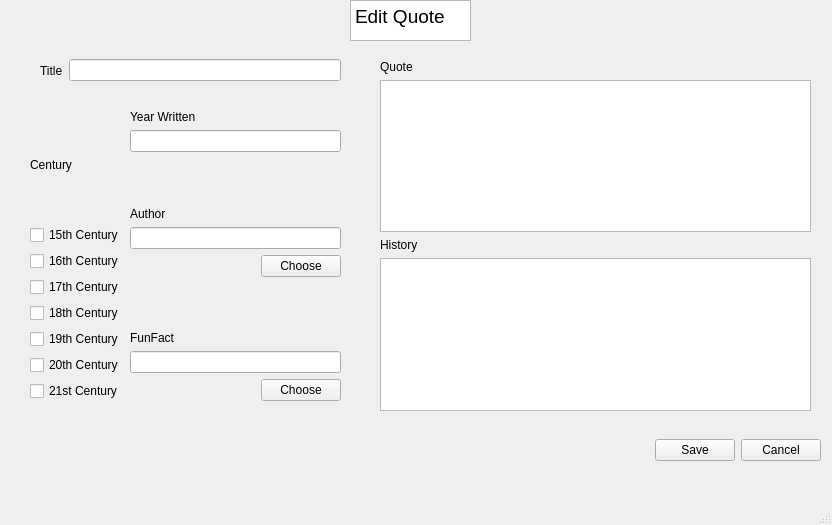
<?xml version="1.0" encoding="UTF-8"?>
<ui version="4.0">
 <class>MainWindow</class>
 <widget class="QMainWindow" name="MainWindow">
  <property name="geometry">
   <rect>
    <x>0</x>
    <y>0</y>
    <width>832</width>
    <height>525</height>
   </rect>
  </property>
  <property name="windowTitle">
   <string>MainWindow</string>
  </property>
  <widget class="QWidget" name="centralwidget">
   <widget class="QStackedWidget" name="stackedWidget">
    <property name="geometry">
     <rect>
      <x>10</x>
      <y>0</y>
      <width>811</width>
      <height>491</height>
     </rect>
    </property>
    <property name="currentIndex">
     <number>1</number>
    </property>
    <widget class="QWidget" name="page">
     <widget class="QLabel" name="label">
      <property name="geometry">
       <rect>
        <x>370</x>
        <y>70</y>
        <width>71</width>
        <height>20</height>
       </rect>
      </property>
      <property name="font">
       <font>
        <pointsize>13</pointsize>
       </font>
      </property>
      <property name="text">
       <string>Results</string>
      </property>
     </widget>
     <widget class="QWidget" name="horizontalLayoutWidget_3">
      <property name="geometry">
       <rect>
        <x>40</x>
        <y>10</y>
        <width>721</width>
        <height>41</height>
       </rect>
      </property>
      <layout class="QHBoxLayout" name="horizontalLayout_5">
       <item>
        <widget class="QLineEdit" name="lineEdit">
         <property name="text">
          <string>Click to start typing</string>
         </property>
        </widget>
       </item>
       <item>
        <widget class="QPushButton" name="pushButton_4">
         <property name="text">
          <string>Search</string>
         </property>
        </widget>
       </item>
       <item>
        <widget class="QPushButton" name="pushButton">
         <property name="text">
          <string>Add</string>
         </property>
        </widget>
       </item>
      </layout>
     </widget>
     <widget class="QTableView" name="tableView">
      <property name="geometry">
       <rect>
        <x>20</x>
        <y>100</y>
        <width>771</width>
        <height>361</height>
       </rect>
      </property>
     </widget>
     <widget class="QScrollBar" name="verticalScrollBar">
      <property name="geometry">
       <rect>
        <x>770</x>
        <y>110</y>
        <width>20</width>
        <height>341</height>
       </rect>
      </property>
      <property name="orientation">
       <enum>Qt::Vertical</enum>
      </property>
     </widget>
    </widget>
    <widget class="QWidget" name="page_2">
     <widget class="QTextBrowser" name="textBrowser">
      <property name="geometry">
       <rect>
        <x>340</x>
        <y>0</y>
        <width>121</width>
        <height>41</height>
       </rect>
      </property>
      <property name="html">
       <string>&lt;!DOCTYPE HTML PUBLIC &quot;-//W3C//DTD HTML 4.0//EN&quot; &quot;http://www.w3.org/TR/REC-html40/strict.dtd&quot;&gt;
&lt;html&gt;&lt;head&gt;&lt;meta name=&quot;qrichtext&quot; content=&quot;1&quot; /&gt;&lt;meta charset=&quot;utf-8&quot; /&gt;&lt;style type=&quot;text/css&quot;&gt;
p, li { white-space: pre-wrap; }
&lt;/style&gt;&lt;/head&gt;&lt;body style=&quot; font-family:'Segoe UI'; font-size:9pt; font-weight:400; font-style:normal;&quot;&gt;
&lt;p style=&quot; margin-top:0px; margin-bottom:0px; margin-left:0px; margin-right:0px; -qt-block-indent:0; text-indent:0px;&quot;&gt;&lt;span style=&quot; font-size:14pt;&quot;&gt;Edit Quote&lt;/span&gt;&lt;/p&gt;&lt;/body&gt;&lt;/html&gt;</string>
      </property>
     </widget>
     <widget class="QWidget" name="horizontalLayoutWidget">
      <property name="geometry">
       <rect>
        <x>30</x>
        <y>50</y>
        <width>301</width>
        <height>41</height>
       </rect>
      </property>
      <layout class="QHBoxLayout" name="horizontalLayout">
       <item>
        <widget class="QLabel" name="label_2">
         <property name="text">
          <string>Title</string>
         </property>
        </widget>
       </item>
       <item>
        <widget class="QLineEdit" name="fQuoteName"/>
       </item>
      </layout>
     </widget>
     <widget class="QWidget" name="horizontalLayoutWidget_4">
      <property name="geometry">
       <rect>
        <x>10</x>
        <y>430</y>
        <width>801</width>
        <height>41</height>
       </rect>
      </property>
      <layout class="QHBoxLayout" name="horizontalLayout_4">
       <item>
        <spacer name="horizontalSpacer">
         <property name="orientation">
          <enum>Qt::Horizontal</enum>
         </property>
         <property name="sizeHint" stdset="0">
          <size>
           <width>40</width>
           <height>20</height>
          </size>
         </property>
        </spacer>
       </item>
       <item>
        <widget class="QPushButton" name="SaveQuote">
         <property name="text">
          <string>Save</string>
         </property>
        </widget>
       </item>
       <item>
        <widget class="QPushButton" name="CancelQuote">
         <property name="text">
          <string>Cancel</string>
         </property>
        </widget>
       </item>
      </layout>
     </widget>
     <widget class="QLineEdit" name="fQuoteId">
      <property name="geometry">
       <rect>
        <x>0</x>
        <y>0</y>
        <width>637</width>
        <height>0</height>
       </rect>
      </property>
      <property name="maximumSize">
       <size>
        <width>16777215</width>
        <height>0</height>
       </size>
      </property>
      <property name="mouseTracking">
       <bool>false</bool>
      </property>
      <property name="acceptDrops">
       <bool>false</bool>
      </property>
      <property name="text">
       <string notr="true"/>
      </property>
      <property name="frame">
       <bool>false</bool>
      </property>
     </widget>
     <widget class="QWidget" name="verticalLayoutWidget">
      <property name="geometry">
       <rect>
        <x>370</x>
        <y>60</y>
        <width>431</width>
        <height>351</height>
       </rect>
      </property>
      <layout class="QVBoxLayout" name="verticalLayout">
       <item>
        <widget class="QLabel" name="label_8">
         <property name="text">
          <string>Quote</string>
         </property>
        </widget>
       </item>
       <item>
        <widget class="QTextEdit" name="fQuoteQuote"/>
       </item>
       <item>
        <widget class="QLabel" name="label_3">
         <property name="text">
          <string>History</string>
         </property>
        </widget>
       </item>
       <item>
        <widget class="QTextEdit" name="fQuoteHistory"/>
       </item>
      </layout>
     </widget>
     <widget class="QWidget" name="horizontalLayoutWidget_2">
      <property name="geometry">
       <rect>
        <x>20</x>
        <y>110</y>
        <width>311</width>
        <height>291</height>
       </rect>
      </property>
      <layout class="QHBoxLayout" name="horizontalLayout_7">
       <item>
        <layout class="QVBoxLayout" name="verticalLayout_3">
         <item>
          <widget class="QLabel" name="label_6">
           <property name="text">
            <string>Century</string>
           </property>
          </widget>
         </item>
         <item>
          <widget class="QCheckBox" name="checkBox_9">
           <property name="text">
            <string>15th Century</string>
           </property>
          </widget>
         </item>
         <item>
          <widget class="QCheckBox" name="checkBox_4">
           <property name="text">
            <string>16th Century</string>
           </property>
          </widget>
         </item>
         <item>
          <widget class="QCheckBox" name="checkBox_5">
           <property name="text">
            <string>17th Century</string>
           </property>
          </widget>
         </item>
         <item>
          <widget class="QCheckBox" name="checkBox_6">
           <property name="text">
            <string>18th Century</string>
           </property>
          </widget>
         </item>
         <item>
          <widget class="QCheckBox" name="checkBox_3">
           <property name="text">
            <string>19th Century</string>
           </property>
          </widget>
         </item>
         <item>
          <widget class="QCheckBox" name="checkBox_7">
           <property name="text">
            <string>20th Century</string>
           </property>
          </widget>
         </item>
         <item>
          <widget class="QCheckBox" name="checkBox_8">
           <property name="text">
            <string>21st Century</string>
           </property>
          </widget>
         </item>
        </layout>
       </item>
       <item>
        <layout class="QVBoxLayout" name="verticalLayout_4">
         <item>
          <widget class="QLabel" name="label_9">
           <property name="text">
            <string>Year Written</string>
           </property>
          </widget>
         </item>
         <item>
          <widget class="QLineEdit" name="fQuoteYear"/>
         </item>
         <item>
          <spacer name="verticalSpacer">
           <property name="orientation">
            <enum>Qt::Vertical</enum>
           </property>
           <property name="sizeHint" stdset="0">
            <size>
             <width>20</width>
             <height>40</height>
            </size>
           </property>
          </spacer>
         </item>
         <item>
          <widget class="QLabel" name="label_7">
           <property name="text">
            <string>Author</string>
           </property>
          </widget>
         </item>
         <item>
          <widget class="QLineEdit" name="fQuoteAuthor"/>
         </item>
         <item>
          <layout class="QHBoxLayout" name="horizontalLayout_8">
           <item>
            <spacer name="horizontalSpacer_2">
             <property name="orientation">
              <enum>Qt::Horizontal</enum>
             </property>
             <property name="sizeHint" stdset="0">
              <size>
               <width>40</width>
               <height>20</height>
              </size>
             </property>
            </spacer>
           </item>
           <item>
            <widget class="QPushButton" name="pushButton_5">
             <property name="text">
              <string>Choose</string>
             </property>
            </widget>
           </item>
          </layout>
         </item>
         <item>
          <spacer name="verticalSpacer_2">
           <property name="orientation">
            <enum>Qt::Vertical</enum>
           </property>
           <property name="sizeHint" stdset="0">
            <size>
             <width>20</width>
             <height>40</height>
            </size>
           </property>
          </spacer>
         </item>
         <item>
          <widget class="QLabel" name="label_10">
           <property name="text">
            <string>FunFact</string>
           </property>
          </widget>
         </item>
         <item>
          <widget class="QLineEdit" name="fQuoteFunFact"/>
         </item>
         <item>
          <layout class="QHBoxLayout" name="horizontalLayout_10">
           <item>
            <spacer name="horizontalSpacer_3">
             <property name="orientation">
              <enum>Qt::Horizontal</enum>
             </property>
             <property name="sizeHint" stdset="0">
              <size>
               <width>40</width>
               <height>20</height>
              </size>
             </property>
            </spacer>
           </item>
           <item>
            <widget class="QPushButton" name="pushButton_6">
             <property name="text">
              <string>Choose</string>
             </property>
            </widget>
           </item>
          </layout>
         </item>
        </layout>
       </item>
      </layout>
     </widget>
    </widget>
    <widget class="QWidget" name="page_3">
     <widget class="QLineEdit" name="leTitle">
      <property name="geometry">
       <rect>
        <x>110</x>
        <y>60</y>
        <width>620</width>
        <height>28</height>
       </rect>
      </property>
     </widget>
     <widget class="QLabel" name="label_11">
      <property name="geometry">
       <rect>
        <x>70</x>
        <y>60</y>
        <width>93</width>
        <height>28</height>
       </rect>
      </property>
      <property name="text">
       <string>Title</string>
      </property>
     </widget>
     <widget class="QLabel" name="label_4">
      <property name="geometry">
       <rect>
        <x>350</x>
        <y>20</y>
        <width>101</width>
        <height>20</height>
       </rect>
      </property>
      <property name="font">
       <font>
        <pointsize>14</pointsize>
       </font>
      </property>
      <property name="text">
       <string>FunFact</string>
      </property>
     </widget>
     <widget class="QTextEdit" name="teDesc">
      <property name="geometry">
       <rect>
        <x>90</x>
        <y>150</y>
        <width>620</width>
        <height>192</height>
       </rect>
      </property>
     </widget>
     <widget class="QLabel" name="label_12">
      <property name="geometry">
       <rect>
        <x>350</x>
        <y>100</y>
        <width>129</width>
        <height>35</height>
       </rect>
      </property>
      <property name="text">
       <string>Description</string>
      </property>
     </widget>
     <widget class="QWidget" name="layoutWidget">
      <property name="geometry">
       <rect>
        <x>15</x>
        <y>440</y>
        <width>791</width>
        <height>31</height>
       </rect>
      </property>
      <layout class="QHBoxLayout" name="horizontalLayout_11">
       <item>
        <spacer name="horizontalSpacer_4">
         <property name="orientation">
          <enum>Qt::Horizontal</enum>
         </property>
         <property name="sizeHint" stdset="0">
          <size>
           <width>40</width>
           <height>20</height>
          </size>
         </property>
        </spacer>
       </item>
       <item>
        <widget class="QPushButton" name="CancelFunFact">
         <property name="text">
          <string>Cancel</string>
         </property>
        </widget>
       </item>
       <item>
        <widget class="QPushButton" name="SaveFunFact">
         <property name="text">
          <string>Save</string>
         </property>
        </widget>
       </item>
      </layout>
     </widget>
    </widget>
   </widget>
  </widget>
  <widget class="QStatusBar" name="statusbar"/>
  <widget class="QMenuBar" name="menubar">
   <property name="geometry">
    <rect>
     <x>0</x>
     <y>0</y>
     <width>832</width>
     <height>25</height>
    </rect>
   </property>
  </widget>
 </widget>
 <resources/>
 <connections/>
</ui>
